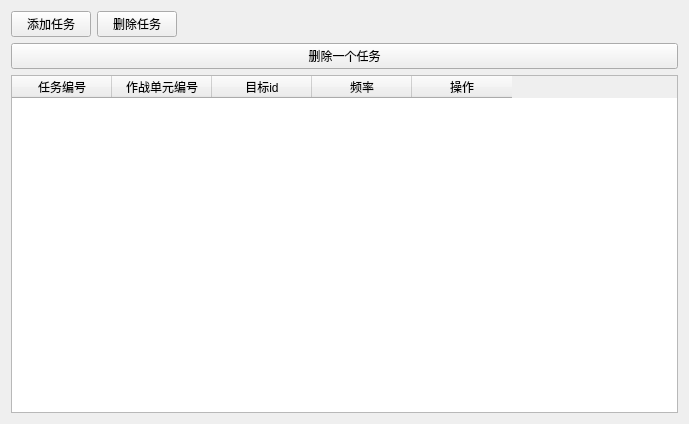
<?xml version="1.0" encoding="UTF-8"?>
<ui version="4.0">
 <class>ElectromagneticTestWidget</class>
 <widget class="QWidget" name="ElectromagneticTestWidget">
  <property name="geometry">
   <rect>
    <x>0</x>
    <y>0</y>
    <width>689</width>
    <height>424</height>
   </rect>
  </property>
  <property name="windowTitle">
   <string>电磁侦干测试界面</string>
  </property>
  <layout class="QVBoxLayout" name="verticalLayout">
   <item>
    <layout class="QHBoxLayout" name="buttonLayout">
     <item>
      <widget class="QPushButton" name="addTaskButton">
       <property name="visible">
        <bool>false</bool>
       </property>
       <property name="text">
        <string>添加任务</string>
       </property>
      </widget>
     </item>
     <item>
      <widget class="QPushButton" name="deleteTaskButton">
       <property name="visible">
        <bool>false</bool>
       </property>
       <property name="text">
        <string>删除任务</string>
       </property>
      </widget>
     </item>
     <item>
      <spacer name="horizontalSpacer">
       <property name="orientation">
        <enum>Qt::Horizontal</enum>
       </property>
       <property name="sizeHint" stdset="0">
        <size>
         <width>40</width>
         <height>20</height>
        </size>
       </property>
      </spacer>
     </item>
    </layout>
   </item>
   <item>
    <widget class="QPushButton" name="deleteOneTaskButton">
     <property name="text">
      <string>删除一个任务</string>
     </property>
    </widget>
   </item>
   <item>
    <widget class="QTableWidget" name="emTaskTable">
     <property name="alternatingRowColors">
      <bool>true</bool>
     </property>
     <property name="selectionBehavior">
      <enum>QAbstractItemView::SelectRows</enum>
     </property>
     <property name="columnCount">
      <number>5</number>
     </property>
     <column>
      <property name="text">
       <string>任务编号</string>
      </property>
     </column>
     <column>
      <property name="text">
       <string>作战单元编号</string>
      </property>
     </column>
     <column>
      <property name="text">
       <string>目标id</string>
      </property>
     </column>
     <column>
      <property name="text">
       <string>频率</string>
      </property>
     </column>
     <column>
      <property name="text">
       <string>操作</string>
      </property>
     </column>
    </widget>
   </item>
  </layout>
 </widget>
 <resources/>
 <connections/>
</ui>
